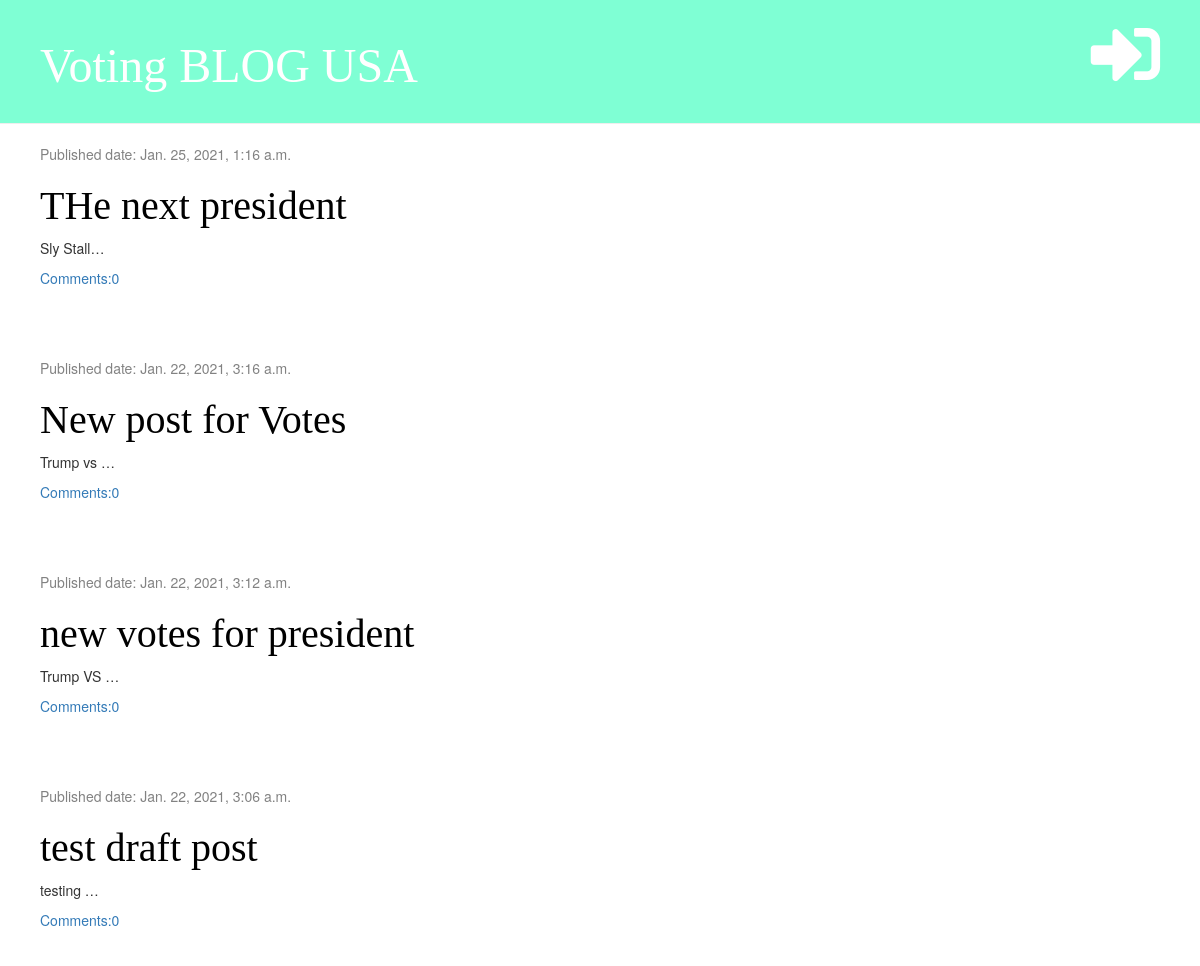
/ (upper part), run on an earlier commit of the app's database.
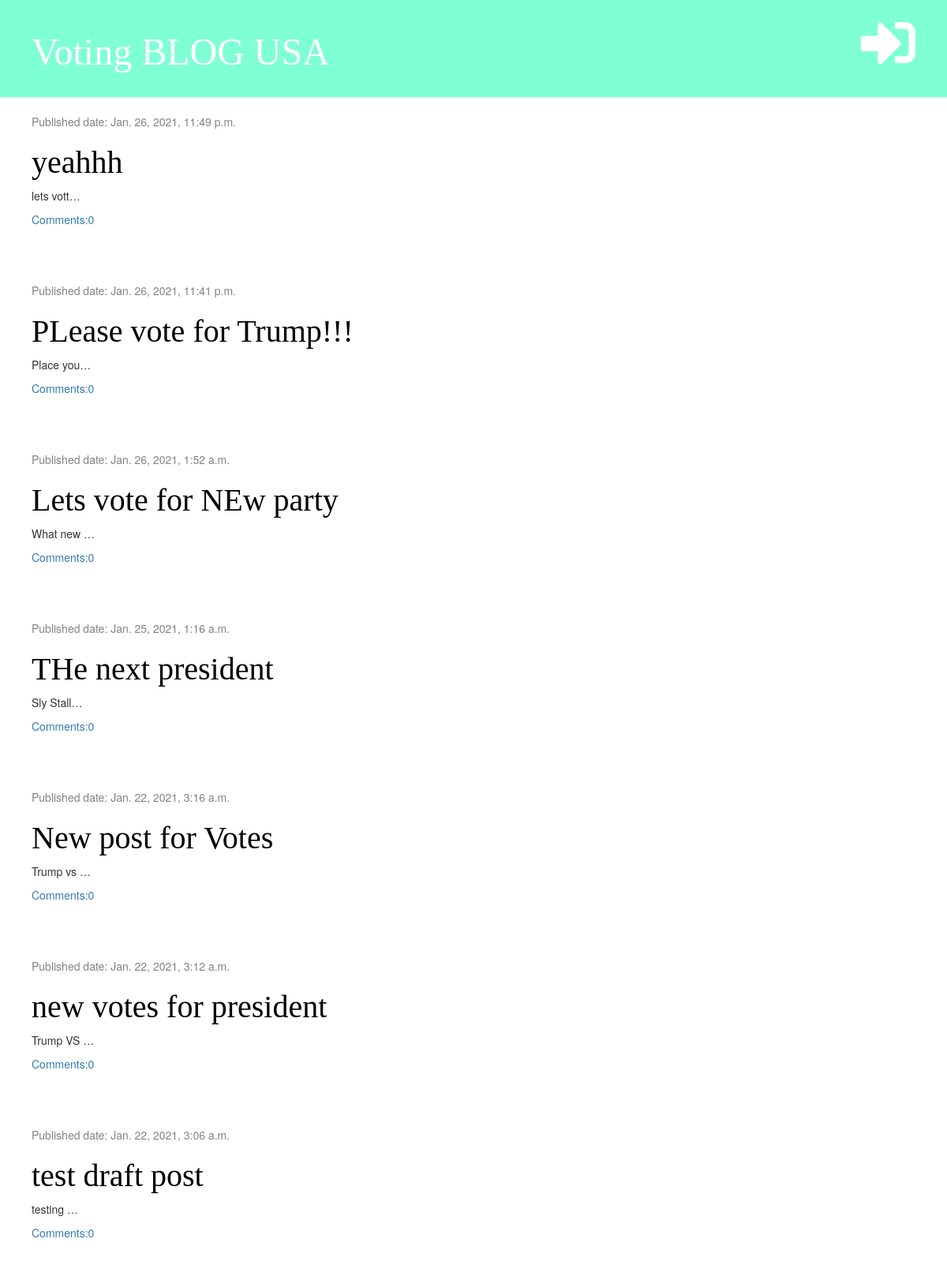
And on a later commit of the database.
### blog/models.py (models this page shows, shortened)
class Post(models.Model):
    author = models.ForeignKey('auth.User', on_delete=models.CASCADE)
    title = models.CharField(max_length=288)
    text = models.TextField()
    created_date = models.DateTimeField(default=timezone.now)
    published_date = models.DateTimeField(blank=True, null=True)
    def approved_comments(self):
        return self.comments.filter(approved=True)

### blog/views.py (the view)
# urls.py: path('', views.post_list, name='post_list'),  # it will go here post_list.html
def post_list(request):
    posts = Post.objects.filter(published_date__lte=timezone.now()).order_by('-published_date')
    stuff_for_frontend = {'posts': posts}  # posts is value where to u will store in the html in for loop
    return render(request, 'blog/post_list.html', stuff_for_frontend)

### blog/templates/blog/post_list.html (shortened to what this page needs)
 {% extends 'blog/Base.html'%}
 {% block content%}
        {% for post in posts %}
             <div class="post">
                 <div class="date">
                        <p>Published date: {{post.published_date}}</p>
                 </div>
                <h1><a href="{% url 'post_detail' pk=post.pk %}">{{post.title}}</a></h1>
                <p>{{ post.text|truncatechars:10 | linebreaksbr }}</p>
                 <a href="{%url 'post_detail' pk=post.pk %}">Comments:{{ post.approved_comments.count}}</a>
             </div>
        {% endfor %}
{% endblock  %}

What changed in the data, as far as the page shows it:
added Post: published_date "Jan. 26, 2021, 11:49 p.m.", title "yeahhh", text "lets vott…", approved_comments.count "0"
added Post: published_date "Jan. 26, 2021, 11:41 p.m.", title "PLease vote for Trump!!!", text "Place you…", approved_comments.count "0"
now on this page (row edited): Post: published_date "Jan. 26, 2021, 1:52 a.m.", title "Lets vote for NEw party", text "What new …", approved_comments.count "0"
